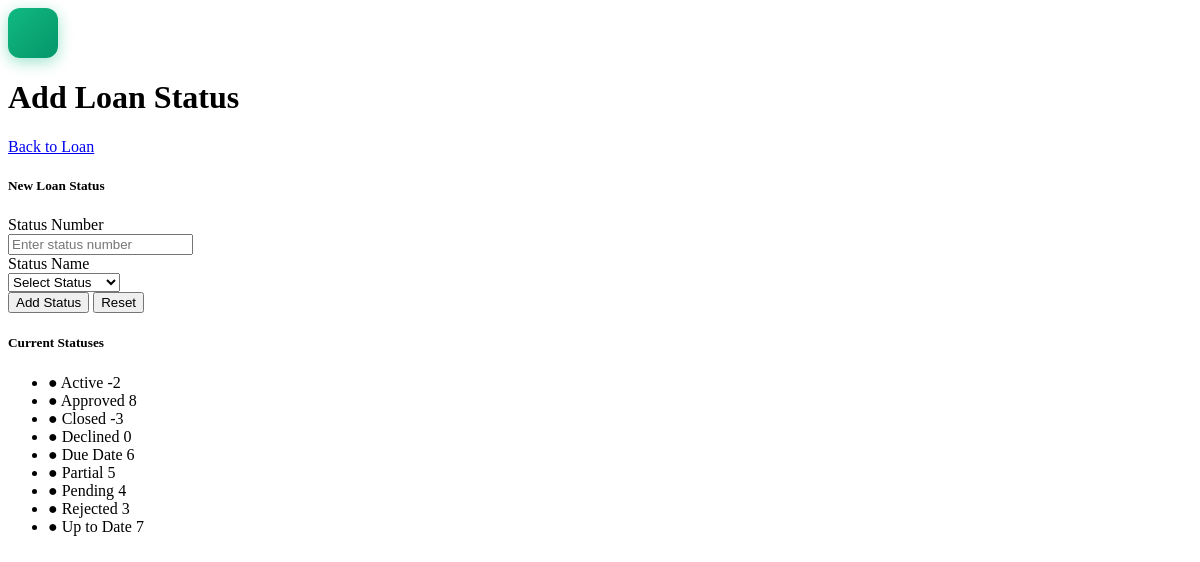
The app's page /addaccount_status.php (signed in) with its own data.
### tables this page shows
CREATE TABLE `account_status` (
  `account_status_number` int(10) NOT NULL,
  `account_status_name` varchar(50) NOT NULL,
  `registration_date` timestamp NOT NULL DEFAULT current_timestamp() ON UPDATE current_timestamp()
);

### addaccount_status.php (the view, shortened to what this page needs)
<body>
  <div class="container-fluid">
    <div class="row">
      <main class="col-md-9 ms-sm-auto col-lg-10 px-md-4">
        <div class="page-title-section mt-3">
          <div class="d-flex align-items-center">
            <div class="report-icon me-3" style="width: 50px; height: 50px; background: linear-gradient(135deg, #10b981 0%, #059669 100%); border-radius: 12px; display: flex; align-items: center; justify-content: center; flex-shrink: 0;">
            </div>
            <h1 class="mb-0">Add Loan Status</h1>
          </div>
          <div class="page-actions">
            <a href="openaccount.php" class="btn btn-outline-primary">
              <i class="fas fa-arrow-left"></i> Back to Loan
            </a>
          </div>
        </div>
        <div class="row">
          <div class="col-lg-8">
            <div class="card">
              <div class="card-header">
                <h5 class="mb-0"><i class="fas fa-plus-circle me-2 text-success"></i>New Loan Status</h5>
              </div>
              <div class="card-body">
                <form action="app/addaccounts_statusHandler.php" method="post" autocomplete="off">
                  <div class="row">
                    <div class="col-md-6">
                      <div class="form-group">
                        <label for="account_status_number" class="form-label">Status Number</label>
                        <div class="input-group">
                          <input type="number" name="account_status_number" class="form-control" placeholder="Enter status number" required>
                        </div>
                      </div>
                    </div>
                    <div class="col-md-6">
                      <div class="form-group">
                        <label for="account_status_name" class="form-label">Status Name</label>
                        <div class="input-group">
                          <select class="form-select" name="account_status_name" id="statusSelect" onchange="checkOtherStatus()">
                            <option value="">Select Status</option>
                          </select>
                        </div>
                      </div>
                    </div>
                    <div class="col-12 mt-3">
                      <button type="submit" class="btn btn-success" name="add_account_status">
                        <i class="fas fa-save"></i> Add Status
                      </button>
                      <button type="reset" class="btn btn-outline-secondary">
                        <i class="fas fa-redo"></i> Reset
                      </button>
                    </div>
                  </div>
                </form>
              </div>
            </div>
          </div>
          <div class="col-lg-4">
            <div class="card">
              <div class="card-header">
                <h5 class="mb-0"><i class="fas fa-list me-2 text-info"></i>Current Statuses</h5>
              </div>
              <div class="card-body p-0">
                <?php
                $statuses = mysqli_query($conn, "SELECT * FROM account_status ORDER BY account_status_name");
                if(mysqli_num_rows($statuses) > 0):
                ?>
                <ul class="list-group list-group-flush">
                  <?php while($status = mysqli_fetch_assoc($statuses)): ?>
                  <li class="list-group-item d-flex justify-content-between align-items-center">
                    <span>
                      <?php if($status['account_status_name'] == 'Active'): ?>
                        <span class="badge bg-success me-2">●</span>
                      <?php elseif($status['account_status_name'] == 'Pending'): ?>
                        <span class="badge bg-warning me-2">●</span>
                      <?php elseif($status['account_status_name'] == 'Rejected' || $status['account_status_name'] == 'Cancelled'): ?>
                        <span class="badge bg-danger me-2">●</span>
                      <?php else: ?>
                        <span class="badge bg-secondary me-2">●</span>
                      <?php endif; ?>
                      <?php echo $status['account_status_name']; ?>
                    </span>
                    <span class="badge bg-light text-dark"><?php echo $status['account_status_number']; ?></span>
                  </li>
                  <?php endwhile; ?>
                </ul>
                <?php endif; ?>
              </div>
            </div>
          </div>
        </div>
      </main>
    </div>
  </div>
</body>

### addaccount_status.php (style rules this page uses)
.report-icon { flex-shrink: 0; box-shadow: 0 4px 15px rgba(16, 185, 129, 0.4); animation: slideInLeft 0.5s ease-out forwards; }
.page-title-section h1 { animation: slideInUp 0.5s ease-out 0.1s forwards; opacity: 0; }
.page-actions { animation: slideInRight 0.5s ease-out 0.2s forwards; opacity: 0; }

### records on screen
account_status: account_status_name "Active", account_status_number "-2"
account_status: account_status_name "Approved", account_status_number "8"
account_status: account_status_name "Closed", account_status_number "-3"
account_status: account_status_name "Declined", account_status_number "0"
account_status: account_status_name "Due Date", account_status_number "6"
account_status: account_status_name "Partial", account_status_number "5"
account_status: account_status_name "Pending", account_status_number "4"
account_status: account_status_name "Rejected", account_status_number "3"
account_status: account_status_name "Up to Date", account_status_number "7"
